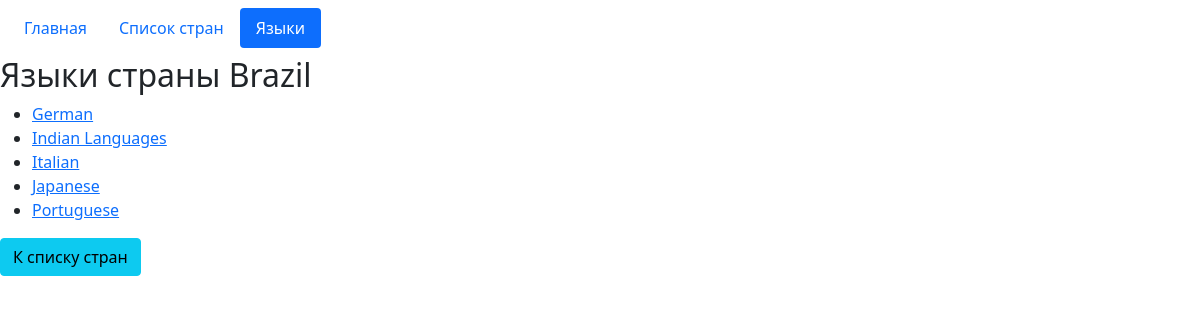
Screenshot of /country/Brazil with the database file from the repository.
### MainApp/models.py (models this page shows)
class Language(models.Model):
    name = models.CharField(max_length=100, unique=True)

### MainApp/views.py (the view)
# urls.py: path('country/<str:country_name>',views.country_page, name="country"),
def country_page(request, country_name):
    languages = Language.objects.values().filter(country__name=country_name)
    country = Country.objects.values('name').filter(name=country_name).distinct()
    return render(request, 'country_page.html', {"country": country, "languages": languages})

### templates/country_page.html (shortened to what this page needs)
{% extends 'base.html'%}
{% block content%}
<h2>Языки страны {% for page in country %}{{ page.name }}{% endfor %}</h2>
<ul>
    {% for ct in languages %}
        <li><a href="{% url 'countries_languages' ct.name %}">{{ ct.name }}</a></li>
    {% endfor %}
</ul>
<a href="{% url 'countries' %}"><button class="btn btn-info">К списку стран</button></a>
{% endblock %}

### rows the page displays
Language: name "German"
Language: name "Indian Languages"
Language: name "Italian"
Language: name "Japanese"
Language: name "Portuguese"

### other values shown
{{ page.name }} "Brazil"
